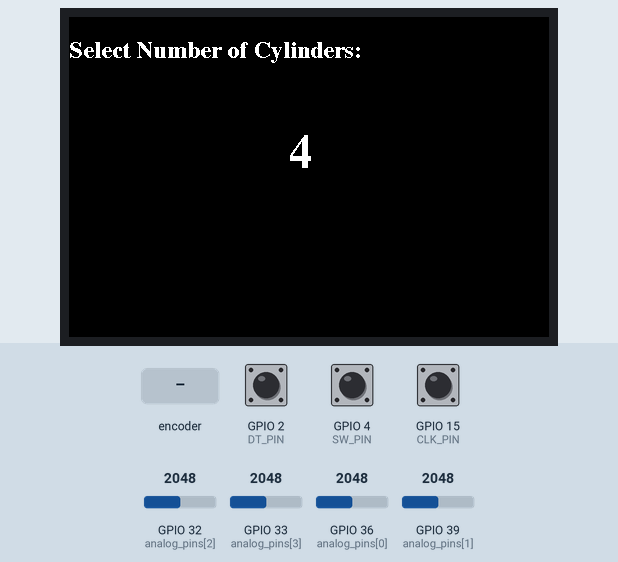
The program below on a simulated ESP32. Shown: 480×320 colour display. The test bench sets the inputs (shaded band); at power-on: GPIO 4 (SW_PIN) HIGH, GPIO 2 (DT_PIN) HIGH, GPIO 15 (CLK_PIN) HIGH, GPIO 32 (analog_pins[2]) = 2048, GPIO 33 (analog_pins[3]) = 2048, GPIO 36 (analog_pins[0]) = 2048, GPIO 39 (analog_pins[1]) = 2048.

Above: at 5.0 s.
5.1 s: GPIO 4 (SW_PIN) pulled LOW for 0.15 s
At 6.4 s:
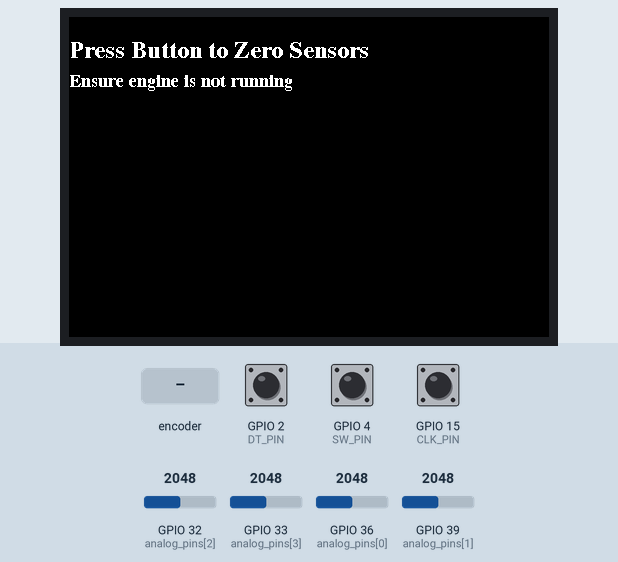
7.1 s: GPIO 4 (SW_PIN) pulled LOW for 1 s
At 7.2 s:
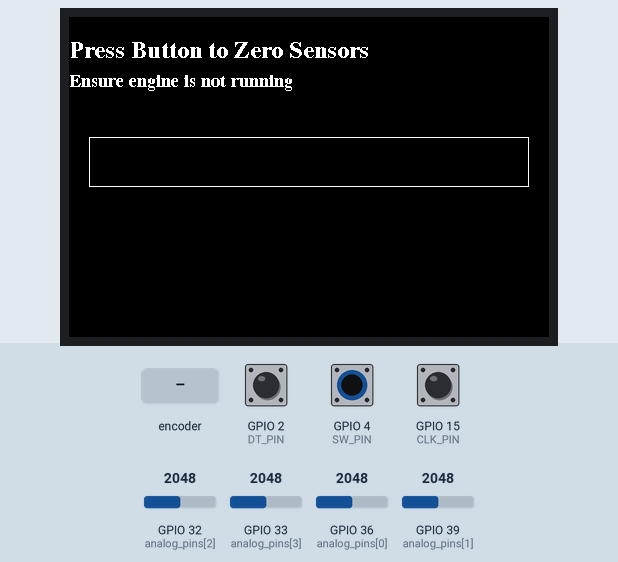
9.4 s: GPIO 4 (SW_PIN) pulled LOW for 1 s
At 11.8 s:
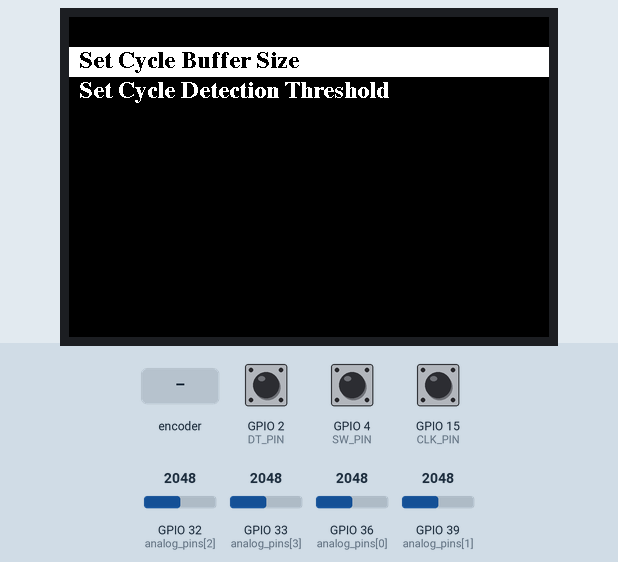
12.1 s: rotary encoder on GPIO 15 (CLK_PIN) / GPIO 2 (DT_PIN) turned 2 steps (second pin leading)
At 12.52 s:
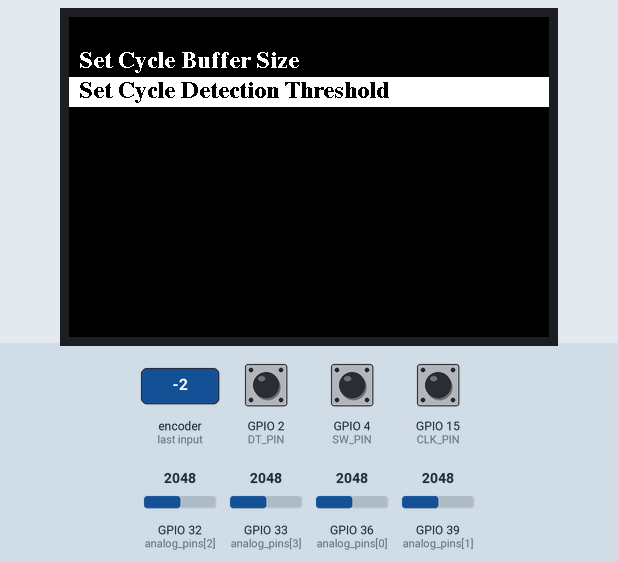
14.1 s: GPIO 4 (SW_PIN) pulled LOW for 3.2 s
At 15.0 s:
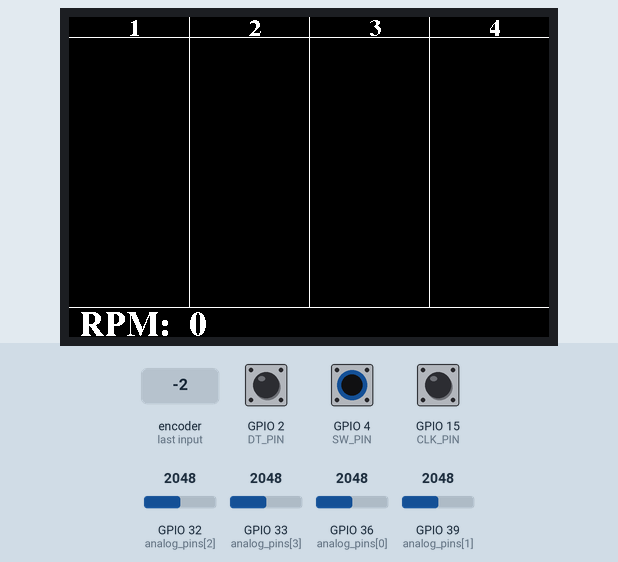
Timing chart, 0 to 17.1 s (numbered marks = the images above; inputs shaded):
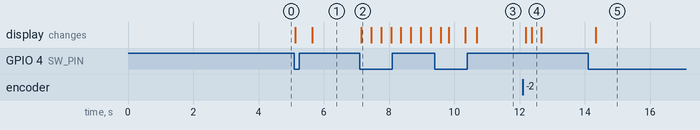

The program:

main.cpp
```cpp
// #include <Arduino.h>
#include <TFT_eSPI.h> // Hardware-specific library
#include <SPI.h>

#include "Free_Fonts.h" // Include the header file attached to this sketch

// Rotary encoder pins
#define CLK_PIN 15
#define DT_PIN 2
#define SW_PIN 4
#define DEBOUNCE 500   // Button debounce time in ms
// #define LED_PIN 2    // Built-in LED for status

// general fixed values
#define DISP_WIDTH 480
#define DISP_HEIGHT 320
#define MAX_THROTTLES 6         // limited by number of sensor inputs
#define MIN_THROTTLES 2         // no point balancing less than 2 throttles
#define ZEROING_TIME 3000       // sampling time for sensors zeroing procedure in ms
#define GRAPH_HEADER_HEIGHT 20  // height of main graph header
#define GRAPH_FOOTER_HEIGHT 30  // height of main graph footer
#define NENG_X_POSN 120         // position in X to start the engine speed reading
#define MIN_CYCLE_BUFFER 2      // min number of cycles to buffer for display statistics
#define MAX_CYCLE_BUFFER 10     // min number of cycles to buffer for display statistics. This defines size of FIFO buffer array

TFT_eSPI tft = TFT_eSPI();                   // Invoke custom library with default width and height

// analog input pins
const uint8_t analog_pins[MAX_THROTTLES] = {36, 39, 32, 33, 34, 35}; // defined in an array to make looping easier

// rotary encoder variables
uint8_t encoderCnt = 0; // generic counter for tracking encoder steps
uint32_t previousEncoderTime = 0; // only used for testing to debounce a button in place of a pot. Remove for production
bool switchPressed = false; // global indicator for switch press
uint32_t previousSwitchPressTime = 0; // last time used for debounce

uint8_t numCyls = 4;
uint16_t graphColWidth;
uint16_t nEng = 0;
bool cycleComplete = false; // global flag for cycle completed used to trigger drawing the graph
uint16_t columnCentre[MAX_THROTTLES];
uint16_t columnLeftEdge[MAX_THROTTLES];
uint16_t columnRightEdge[MAX_THROTTLES];
uint16_t sensorOffset[MAX_THROTTLES];
uint16_t cycleMin[MAX_THROTTLES];


void ROT_ISR();
void SW_ISR();
uint8_t select_num_cyls();
void zero_sensors();
void configure_graph();
void read_sensors();
void menu();


void setup(void) {

  // Serial1.begin(115200); // debug only
  // pinMode(LED_PIN, OUTPUT);
  // set up display
  tft.begin();
  tft.setRotation(1);

  // set up rotary encoder
  pinMode(CLK_PIN, INPUT_PULLUP);
  pinMode(DT_PIN, INPUT_PULLUP);
  pinMode(SW_PIN, INPUT_PULLUP);
  attachInterrupt(CLK_PIN, ROT_ISR, RISING);
  attachInterrupt(SW_PIN, SW_ISR, FALLING);

  // get number of cylinders
  numCyls = select_num_cyls();

  // zero sensors
  zero_sensors();

  // set up the main graph page dimensions
  configure_graph();

}

void loop() {
  // read sensors as fast as possible
  read_sensors();

  // draw the graph. This probably needs slowing down. Do we update at fixed rate 20Hz? or update every cycle 12.5Hz at 1500rpm or 21Hz at 2500rpm.
  // makes most sense to update every cycle.
  if (cycleComplete) {
    cycleComplete = false; // reset
  }

  // check if the button has been pressed to enter the menu
  if (switchPressed) {
    switchPressed = false; // reset state
    menu();
    // Once menu is exited, draw the graph again
    configure_graph();
  }


}

void ROT_ISR() {
  // // for prototype, just increase count.
  uint32_t now = millis();
  if ( now > ( previousEncoderTime+DEBOUNCE ) ) {
  //   encoderCnt++;
  //   previousEncoderTime = now;
  // }
    bool direction = digitalRead(DT_PIN);
    if (direction == HIGH) {
      encoderCnt--;
    }
    else {
      encoderCnt++;
    }
  }
}

void SW_ISR() {
  uint32_t now = millis();
  if ( now > ( previousSwitchPressTime+DEBOUNCE ) ) {
    switchPressed = true;
    previousSwitchPressTime = now;
  }

}

uint8_t select_num_cyls() {
  tft.fillScreen(TFT_BLACK);
  tft.setTextColor(TFT_WHITE, TFT_BLACK);
  tft.setCursor(0, 40);    // Set cursor near top left corner of screen

  tft.setFreeFont(FSB12);       // Select Free Serif 12 point font
  // tft.println();                // Move cursor down a line
  tft.print("Select Number of Cylinders:");
  tft.println();
  tft.setFreeFont(FSB24);

  encoderCnt = 4; // init
  while (true) {
    if ( encoderCnt > MAX_THROTTLES ) {
      encoderCnt = MIN_THROTTLES;
    }
    else if ( encoderCnt < MIN_THROTTLES ) {
      encoderCnt = MAX_THROTTLES;
    }
    tft.fillRect(215, 110, 30, 50, TFT_BLACK); // erase the previous number
    tft.setCursor(220, 150);
    tft.print(encoderCnt);
    if ( switchPressed ) {
      switchPressed = false;
      // invert the colours to signify selection
      tft.fillRect(215, 110, 30, 50, TFT_WHITE);
      tft.setCursor(220, 150);
      tft.setTextColor(TFT_BLACK, TFT_WHITE);
      tft.print(encoderCnt);
      delay(200);
      break;
    }
    delay(100);

  }
  tft.fillScreen(TFT_BLACK); // clear display before returning
  return encoderCnt;
}

void zero_sensors() {
  tft.fillScreen(TFT_BLACK);
  tft.setTextColor(TFT_WHITE, TFT_BLACK);
  tft.setCursor(0, 40);    // Set cursor near top left corner of screen

  tft.setFreeFont(FSB12);       // Select Free Serif 12 point font
  // tft.println();                // Move cursor down a line
  tft.print("Press Button to Zero Sensors");
  tft.println();
  tft.setFreeFont(FSB9);
  tft.print("Ensure engine is not running");

  // while (true) {
  //   // wait for the button press
  //   if ( switchPressed ) {
  //     switchPressed = false; // reset
  //     break;
  //   }
  //   delay(100);
  // }
  while (!switchPressed) {
    delay(100);
  }
  switchPressed = false; // reset
  // draw an unfilled rectangle and then fill it within a loop (progress bar)
  uint16_t barHeight = 50;
  uint16_t barWidth = (DISP_WIDTH-40);
  uint16_t xPosn = 20;
  uint16_t yPosn = 120;
  uint8_t sensorReadCnt = 0;
  uint32_t sensorSums[numCyls] = {};

  tft.drawRect(xPosn, yPosn, barWidth, barHeight, TFT_WHITE);
  for (uint16_t i = 0; i <= barWidth; i++) {

    tft.drawFastVLine((i+xPosn), yPosn, barHeight, TFT_WHITE);

    // sample sensors but only every 10 pixels
    if ( (i%10)==0) {
      for (uint8_t i = 0; i < numCyls; i++) {
        uint16_t sensorValue = analogRead( analog_pins[i] );
        sensorSums[i] = sensorSums[i] + sensorValue;
      }
      sensorReadCnt++;
    }

    delay( uint16_t ( ZEROING_TIME / barWidth ) );

  }
  // transfer averages
  for (uint8_t i = 0; i < numCyls; i++) {
    uint16_t sensorValue = analogRead( analog_pins[i] );
    sensorOffset[i] = uint16_t ( sensorSums[i] / sensorReadCnt );
  }

  delay(500);

  tft.fillScreen(TFT_BLACK); // clear display before returning
}

void configure_graph() {
  // Use the number
  graphColWidth = uint16_t ( DISP_WIDTH / numCyls );
  // draw header & footer lines
  tft.drawFastHLine(0, GRAPH_HEADER_HEIGHT, DISP_WIDTH, TFT_WHITE);
  tft.drawFastHLine(0, uint16_t (DISP_HEIGHT-GRAPH_FOOTER_HEIGHT), DISP_WIDTH, TFT_WHITE);
  // update centres & extremes arrays and draw column dividers and place numbers in header
  tft.setTextColor(TFT_WHITE, TFT_BLACK);
  tft.setFreeFont(FSB12);
  for (uint16_t i = 1; i <= numCyls; i++) {
    // first populate arrays
    columnCentre[i-1] = uint16_t ( ( graphColWidth * i ) - ( graphColWidth / 2 ) );
    columnRightEdge[i-1] = graphColWidth*i;
    columnLeftEdge[i-1] = columnRightEdge[i-1] - graphColWidth;

    // draw column seperators
    tft.drawFastVLine(columnRightEdge[i-1], 0, (DISP_HEIGHT-GRAPH_FOOTER_HEIGHT), TFT_WHITE);
    // draw cylinder numbers
    tft.setCursor( columnCentre[i-1], (GRAPH_HEADER_HEIGHT-2) );
    tft.print(i);
  }
  // draw the footer text
  tft.setFreeFont(FSB18);
  tft.setCursor( 10, (DISP_HEIGHT-2) );
  tft.print("RPM:");
  tft.setCursor( NENG_X_POSN, (DISP_HEIGHT-2) );
  tft.print(nEng);

}

void read_sensors() {
  // function for reading analog pins and updating arrays
  for (uint8_t i = 0; i <= numCyls-1; i++) {
    uint16_t sensorValue = analogRead( analog_pins[i] );
  }
}

void menu() {
  // function to manage the menu options
  encoderCnt = 1; // init locally
  uint8_t prevEncoderCnt = 0; // track last state to avoid redrawing menu constantly. Deliberately init different to draw the initial menu
  uint8_t numMenuItems = 2;

  while (!switchPressed) {
    // Serial1.println(prevEncoderCnt);
    if (encoderCnt != prevEncoderCnt) {
    // if (true) {
      // first check for overflows
      if ( encoderCnt > numMenuItems ) {
        encoderCnt = 1;
      }
      else if ( encoderCnt <= 0 ) {
        encoderCnt = numMenuItems;
      }
      prevEncoderCnt = encoderCnt;

      // Draw
      // how do we set the colours in the best way?
      uint16_t bgColour[2] = {TFT_BLACK, TFT_WHITE}; // index corresponds with whether selected or not
      uint16_t txtColour[2] = {TFT_WHITE, TFT_BLACK}; //
      tft.fillScreen(TFT_BLACK); // graph will still be drawn
      tft.setFreeFont(FSB12);
      for (uint8_t i = 1; i <= numMenuItems; i++) {
        tft.setCursor( 10, ((i*30)+20) );
        tft.setTextColor(txtColour[(i==encoderCnt)], bgColour[(i==encoderCnt)]);
        tft.fillRect(0, (i*30), DISP_WIDTH, 30, bgColour[(i==encoderCnt)]);
        switch (i) {
          case 1:
            tft.print("Set Cycle Buffer Size");
            // tft.print(encoderCnt);
            break;
          case 2:
            tft.print("Set Cycle Detection Threshold");
            break;
        }
        // this part is running through once but then getting stuck. Why? It works if the check for inequality of encoderCnt & previous is replaced with if true.
        // Why though?? Everything works as intended then. The encoderCnt changes, the highlighting works
        // if (i==1) {
        //   tft.print("Set Cycle Buffer Size");
        // }
        // else if (i==2) {
        //   tft.print("Set Cycle Buffer Size");
        // }
      }

      // tft.setCursor( 10, 20 );
      // tft.fillRect(0, 0, DISP_WIDTH, 30, TFT_WHITE);
      // tft.print("Set Cycle Buffer Size");
      // // tft.drawFastHLine(0, 30, DISP_WIDTH, TFT_WHITE);
      // tft.setCursor( 10, 50 );
      // tft.fillRect(0, 30, DISP_WIDTH, 30, TFT_BLACK);
      // tft.print("Set Cycle Detection Threshold");


    }
    delay(100);
  }
  // digitalWrite(LED_PIN, HIGH);
  // Serial1.println("Switch pressed");

  switchPressed = false; // reset
  switch (encoderCnt) {
    case 1:
      tft.fillScreen(TFT_BLACK);
      // call menu item 1 function
      break;
    case 2:
      tft.fillScreen(TFT_BLACK);
      // call menu item 2 function
      break;
  }
}
```

Source omitted: Free_Fonts.h (9104 bytes)

Measured:
- after the input at 5.1 s, the display: first changes at once (image 1 shows a later state)
- after the input at 7.1 s, the display: changes at once (image 2)
- after the input at 9.4 s, the display: first differs from a run without the input after 0.93 s (image 3 shows a later state)
- after the input at 12.1 s, the display: first changes after 0.09 s (image 4 shows a later state)
- after the input at 14.1 s, the display: changes after 0.23 s (image 5)
